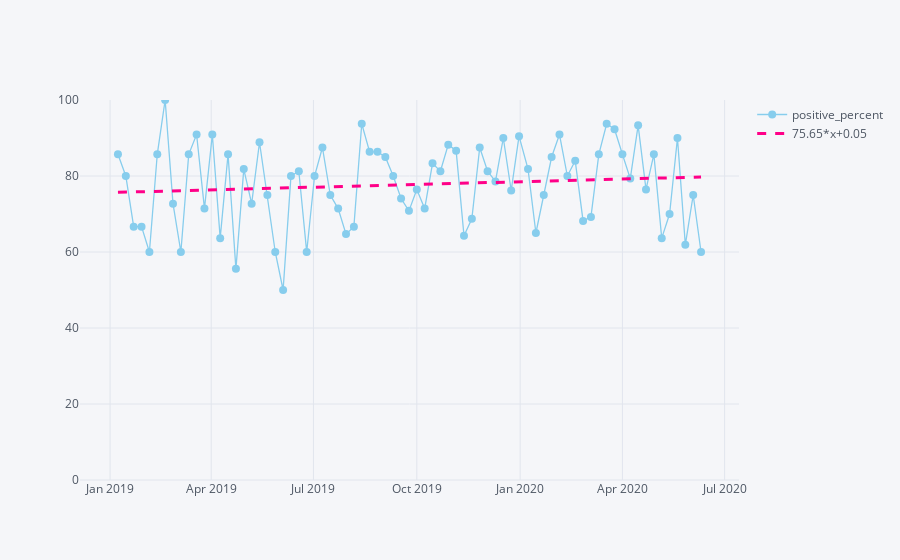

The notebook cell this image was saved under:
### Markdown cell above
ps: por serem interativos, os gráficos de linha abaixo podem não abrir diretamente no github

### Code cell
date_eval2 = aspectTimesSeries(data,token_column='retailer',aspect= 'lowes')
timesSeriesVisualization(date_eval2)
